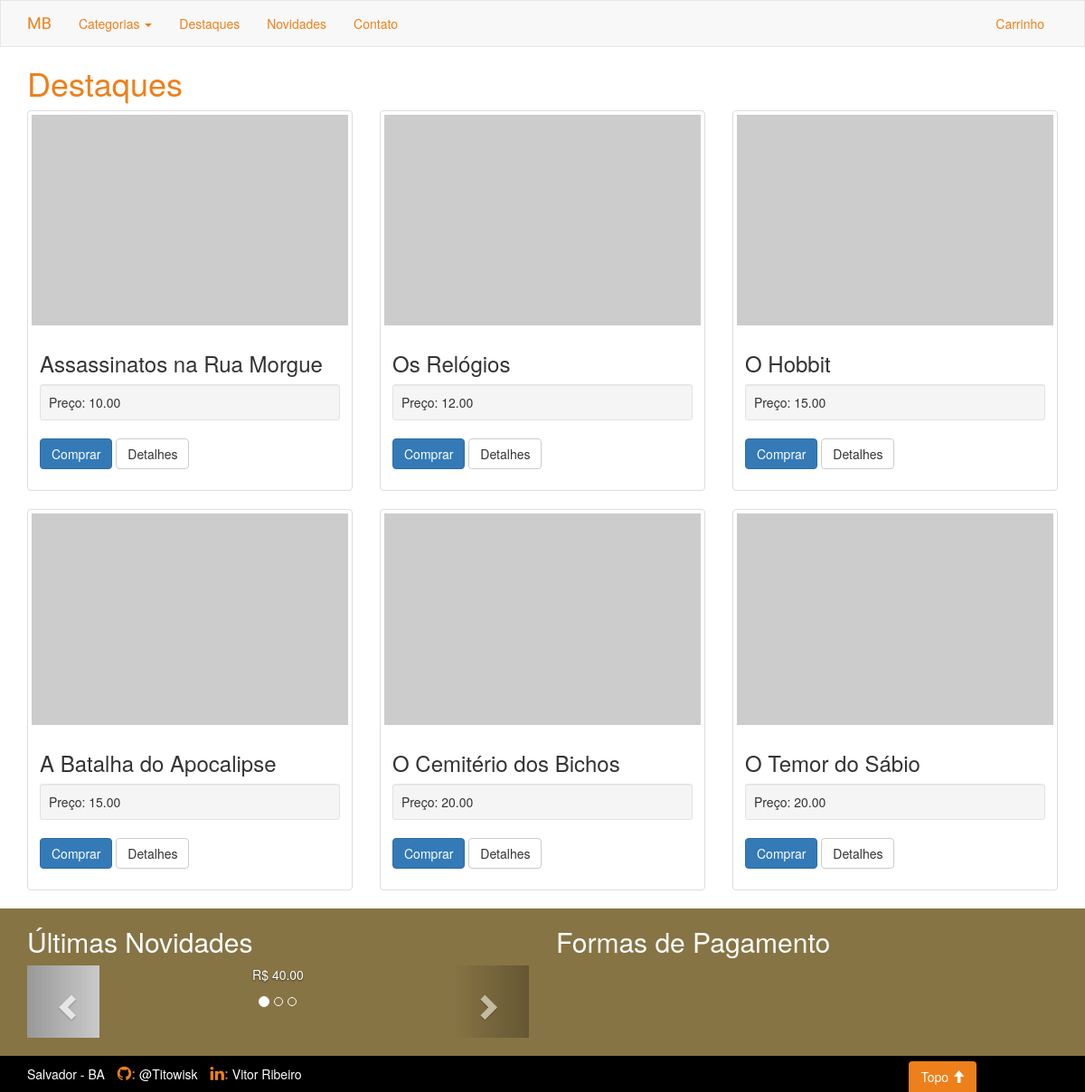
The page /categoria/destaques/ on the database its author committed.
### catalog/models.py (models this page shows)
class Products(models.Model):
    name = models.CharField('Nome', max_length=30)
    slug = models.SlugField('Identificador', max_length=30)
    category = models.ForeignKey('catalog.Category', on_delete= models.CASCADE, verbose_name='Categoria' )
    description = models.TextField('Descrição', blank=True)
    quantity = models.PositiveIntegerField('Quantidade', )
    price = models.DecimalField('Preço',max_digits=7, decimal_places=2)
    created = models.DateTimeField('Criado em',auto_now_add=True)
    modified = models.DateTimeField('Modificado em', auto_now=True)
    class Meta:
        verbose_name = 'Produto'
        verbose_name_plural = 'Produtos'
        ordering = ['name']
    def __str__(self):
        return self.name
    def product_detail_url(self):
        return reverse('catalog:product_detail', kwargs={'slug': self.slug})
    """
    def lowest_prices(self):
        low_price_list = Products.objects.order_by('price')
        return low_price_list
    """

### catalog/views.py (the view)
class HighLightView(ListView):
    template_name = "catalog/highLight_products.html"
    model = Products
    context_object_name = 'six_lowest_price'
    def get_queryset(self):
        lowest_price_products = Products.objects.order_by('price')[:6] # retorna os 6 primeiros produtos ordenados pelo preço, de forma crescente
        return lowest_price_products

### catalog/context_processors.py (called while the page is built)
def categories(request):
    return {'categories': Category.objects.all()}

def latest_products(request):
    latest_products = Products.objects.order_by('created').reverse()[:3]
    return {'latest_products': latest_products}

### catalog/models.py (called while the page is built)
    def __str__(self):
        return self.name

    def get_absolute_url(self):
        return reverse('catalog:products', kwargs={'slug': self.slug})

### catalog/templates/catalog/highLight_products.html
{% extends "base.html" %}
{% block content %}
<section id="showcase">
    <div class="container">
        <h1>Destaques</h1>
        <div class="row">
            {% for product in six_lowest_price %}
            <div class="col-sm-6 col-md-4">
                <div class="thumbnail">
                    <a href="{{ product.product_detail_url }}">
                        <img src="https://dummyimage.com/600x400/000/fff" alt="...">
                    </a>
                    <div class="caption">
                        <h3>{{product.name}}</h3>
                        <div class="well well-sm">Preço: {{product.price}}</div>
                        <p>
                            <a href="#" class="btn btn-primary" role="button">Comprar</a>
                            <a href="{{ product.product_detail_url }}" class="btn btn-default" role="button">Detalhes</a>
                        </p>
                    </div>
                </div>
            </div>
            {% endfor %}
        </div>
    </div>
</section>
{% endblock %}

### core/templates/base.html (shortened to what this page needs)
<!DOCTYPE html>
{% load static %}
<html lang="pt-br">
<head>
    <link href="{% static 'bootstrap3/css/bootstrap.min.css' %}" rel="stylesheet">
    <link rel="stylesheet" type="text/css" href="{% static 'css/style.css' %}">
    <link rel="stylesheet"
    href="https://cdnjs.cloudflare.com/ajax/libs/font-awesome/4.7.0/css/font-awesome.min.css">
</head>
<body>
    <header id="about">
        <nav class="navbar navbar-default">
            <div class="container">
                <div class="navbar-header">
                    <a class="navbar-brand" href="{% url 'index' %}">MB</a>
                </div>
                <div class="collapse navbar-collapse" id="menu">
                    <ul class="nav navbar-nav">
                        <li class="dropdown">
                        <a href="#" class="dropdown-toggle" data-toggle="dropdown" role="button"
                        aria-haspopup="true" aria-expanded="false">Categorias <span class="caret"></span></a>
                        </li>
                        <li><a href="{% url 'catalog:highLight' %}">Destaques</a></li>
                        <li><a href="#newestProducts">Novidades</a></li>
                        <li><a href="{% url 'contact' %}">Contato</a></li>
                    </ul>
                    <ul class="nav navbar-nav navbar-right">
                            <li><a href="#">Carrinho</a></li>
                    </ul>
                </div>
            </div>
        </nav>
    </header>
    <aside id="back-top">
        <a href="#about">
            <button type="button" class="btn btn-primary">Topo <span class="glyphicon glyphicon-arrow-up"></span></button>
        </a>
    </aside>
    {% block content %}{% endblock %}
    <footer>
        <div id="footer-top">
            <div class="container">
                <div class="row">
                    <section id="newestProducts" class="col-sm-6 col-md-6">
                        <h2>Últimas Novidades</h2>
                        <div id="carousel-products" class="carousel slide" data-ride="carousel">
                            <ol class="carousel-indicators">
                                <li data-target="#carousel-products" data-slide-to="0" class="active"></li>
                                <li data-target="#carousel-products" data-slide-to="1"></li>
                                <li data-target="#carousel-products" data-slide-to="2"></li>
                            </ol>
                            <div class="carousel-inner" role="listbox">
                                {% for p in latest_products  %}
                                    {% if forloop.first %}
                                        <div class="item active">
                                            <img  class="img-responsive" src="https://dummyimage.com/16:9x1080" alt="...">
                                            <div class="carousel-caption">
                                                <p>R$ {{p.price}}</p>
                                            </div>
                                        </div>
                                    {% endif %}
                                {% endfor %}
                            </div>
                            <a class="left carousel-control" href="#carousel-products" role="button" data-slide="prev">
                                <span class="glyphicon glyphicon-chevron-left" aria-hidden="true"></span>
                            </a>
                            <a class="right carousel-control" href="#carousel-products" role="button" data-slide="next">
                                <span class="glyphicon glyphicon-chevron-right" aria-hidden="true"></span>
                            </a>
                        </div>
                    </section>
                    <section id="payments_methods" class="col-sm-6 col-md-6">
                        <h2>Formas de Pagamento</h2>
                    </section>
                </div>
            </div>
        </div>
        <div id="footer-bottom">
            <div class="container">
                <ul id="social">
                    <li>
                        Salvador - BA
                    </li>
                    <li>
                        <i class="fa fa-github" style="font-size:18px;color:#ED801A">:</i>
                        <a href="https://github.com/Titowisk">
                            @Titowisk
                        </a>
                    </li>
                    <li>
                        <i class="fa fa-linkedin" style="font-size:18px;color:#ED801A">:</i>
                        <a href="https://www.linkedin.com/in/vitor-ribeiro-6b82a980/">
                            Vitor Ribeiro
                        </a>
                    </li>
                </ul>
            </div>
        </div>
    </footer>
</body>
</html>

### core/static/css/style.css (style rules this page uses)
body, html { height: 100%; }
h1 { color: #ED801A; }
#back-top { position: fixed; right: 10%; bottom: 0px; z-index: 9999; }
#back-top .btn { background-color: #ED801A; border-color: transparent; border-bottom-left-radius: 0; border-bottom-right-radius: 0; }
.navbar { border-radius: 0; margin-bottom: 0; }
.navbar-default .navbar-brand { color: #ED801A; }
.navbar-default .navbar-nav>li>a { color: #ED801A; }
.banner-welcome h1, .navbar-brand { color: #fff; font-family: 'Chelsea Market', cursive; }
footer { color: #fff; }
#footer-top { background-color: #877445; padding-bottom: 20px; }
#footer-bottom { background-color: #000; padding-top: 10px; }
#footer-bottom ul { padding-left: 0px; }
#footer-bottom li { display: inline-block; padding-right: 10px; }
#footer-bottom a { color: #fff; }

### rows shown on the page
Products: name "Assassinatos na Rua Morgue", price "10.00"
Products: name "Os Relógios", price "12.00"
Products: name "O Hobbit", price "15.00"
Products: name "A Batalha do Apocalipse", price "15.00"
Products: name "O Cemitério dos Bichos", price "20.00"
Products: name "O Temor do Sábio", price "20.00"
Products: price "40.00"
